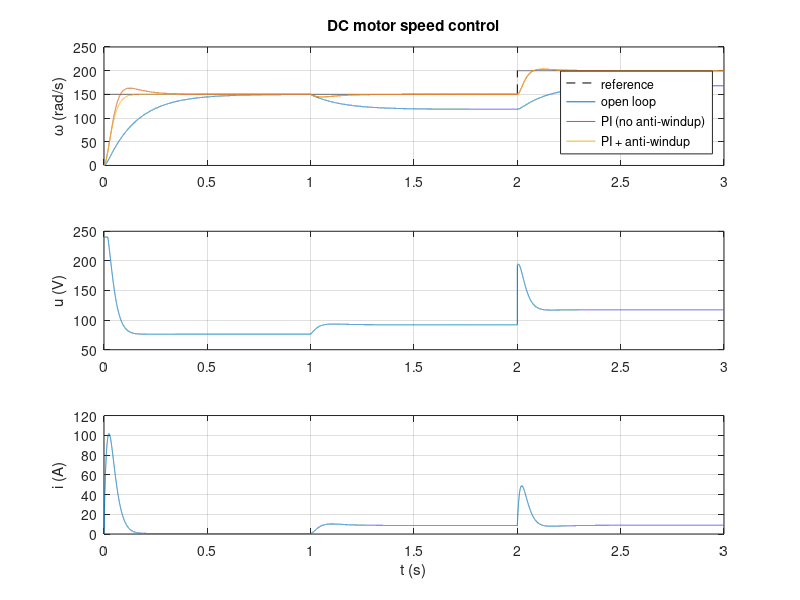

Reproduce this figure in MATLAB.
% Day 121 · Project 14: DC Motor Speed Control with a PI Controller — Full program
% Run: open this file in MATLAB and press Run (or type main in the Command Window)

clc; clear; close all;
m = struct('R', 2.0, 'L', 0.02, 'Kb', 0.5, 'Kt', 0.5, 'J', 0.02, 'B', 0.002);
Vmax = 240;
dt = 1e-4; t = 0:dt:3;
w_ref = 150*(t >= 0) + 50*(t >= 2);            % rad/s: 150, then 200 at t = 2 s
TL = 4*(t >= 1);                               % 4 N m load applied at t = 1 s
Kp = 2.0; Ki = 20;
res = struct();
for mode = 1:3                                  % 1 open loop, 2 PI without anti-windup, 3 PI with anti-windup
    i = 0; w = 0; integ = 0;
    W = zeros(size(t)); U = W; I = W;
    for k = 1:numel(t)
        e = w_ref(k) - w;
        if mode == 1
            u = w_ref(k) * (m.Kb + m.R*m.B/m.Kt);          % steady-state voltage for no load
        else
            u_unsat = Kp*e + Ki*integ;
            u = min(max(u_unsat, -Vmax), Vmax);
            if mode == 2 || u == u_unsat
                integ = integ + e*dt;                       % anti-windup: freeze while saturated
            end
        end
        di = (u - m.R*i - m.Kb*w) / m.L;
        dw = (m.Kt*i - m.B*w - TL(k)) / m.J;
        i = i + di*dt;  w = w + dw*dt;
        W(k) = w; U(k) = u; I(k) = i;
    end
    res(mode).W = W; res(mode).U = U; res(mode).I = I;
end
names = {'open loop', 'PI (no anti-windup)', 'PI + anti-windup'};
for mode = 1:3
    W = res(mode).W;
    drop = 150 - min(W(t > 1 & t < 1.5));
    err_end = w_ref(end) - W(end);
    os = max(W(t < 1)) - 150;
    fprintf('%-20s overshoot %6.2f rad/s | speed drop with load %6.2f rad/s | final error %6.2f rad/s\n', names{mode}, max(os, 0), drop, err_end);
end
subplot(3, 1, 1); plot(t, w_ref, 'k--', t, res(1).W, t, res(2).W, t, res(3).W); ylabel('\omega (rad/s)'); grid on
legend(['reference', names], 'Location', 'southeast'); title('DC motor speed control')
subplot(3, 1, 2); plot(t, res(3).U); ylabel('u (V)'); grid on
subplot(3, 1, 3); plot(t, res(3).I); ylabel('i (A)'); xlabel('t (s)'); grid on
